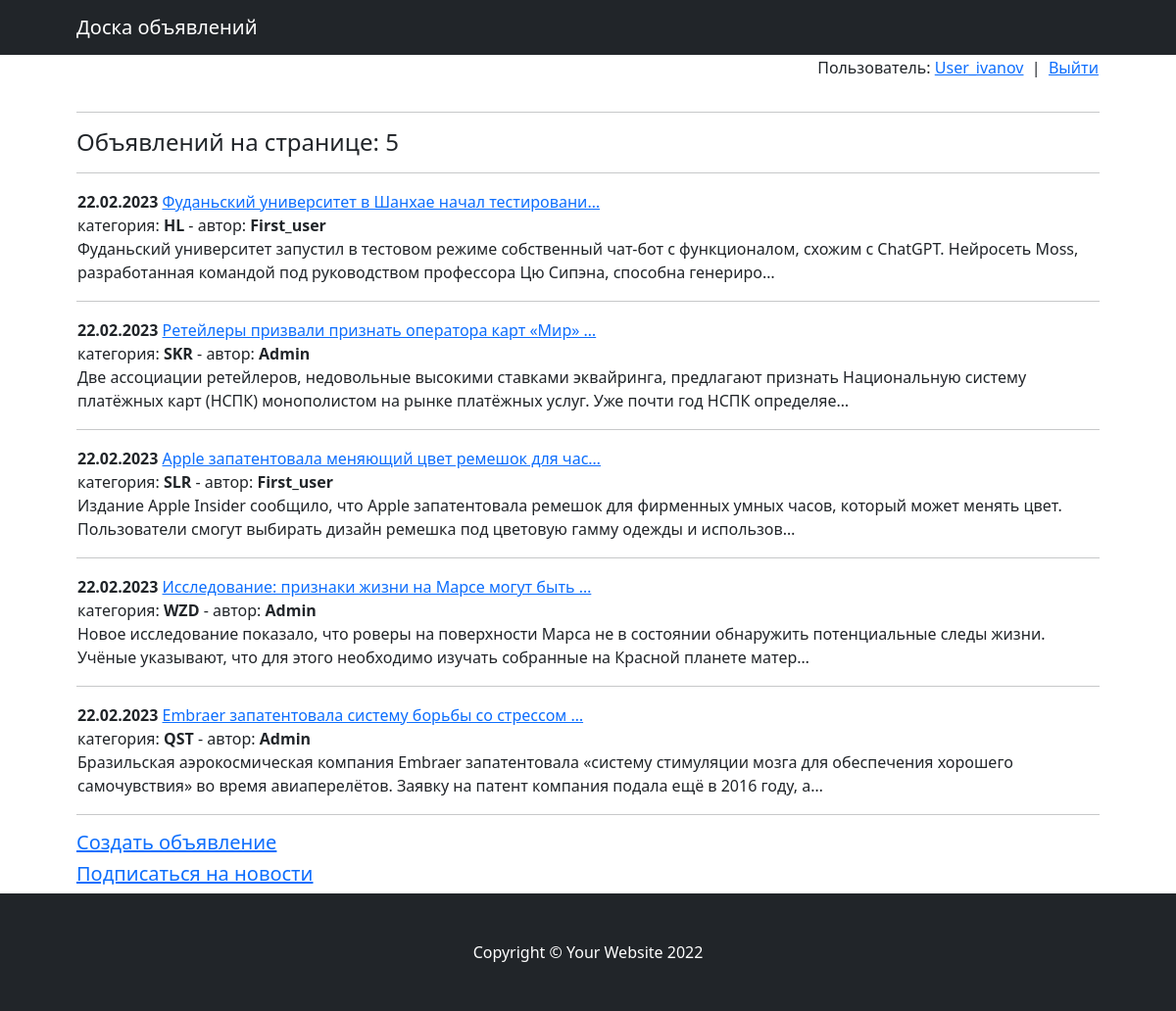
The page /board/ (signed in) on the database its author committed.
### board/models.py (models this page shows, shortened)
class Posts(models.Model):
    author = models.ForeignKey(Authors, null=True, on_delete=models.CASCADE)
    post_title = models.CharField(max_length=100, default='')
    post_text = models.TextField(default='')
    date_create = models.DateTimeField(auto_now_add=True)
    name_category = models.CharField(max_length=5, choices=resource.CATEGORIES_SELECT, default='')

class Authors(models.Model):
    user = models.ForeignKey(User, on_delete=models.CASCADE, blank=True, null=True)
    rate = models.IntegerField(default=0)
    subscribers = models.BooleanField(default=False)

### board/views.py (the view)
# urls.py: path('', PostsList.as_view(), name='posts_list'),
class PostsList(ListView):
    model = Posts
    ordering = '-date_create'
    template_name = 'board.html'
    context_object_name = 'posts'
    def get_context_data(self, **kwargs):
        context = super().get_context_data(**kwargs)
        context['is_not_authors'] = not self.request.user.groups.filter(name='authors').exists()
        return context

### templates/board.html (shortened to what this page needs)
{% extends 'flatpages/default.html' %}
{% block content %}
{% include 'auth.html' %}
<hr>
<h4> Объявлений на странице: {{ posts|length }} </h4>
<hr>
    {% if posts %}
        {% for post in posts %}
        <table border = 0 width = 100%>
            <tr>
                <td align="left">
                    <b>{{ post.date_create|date:'d.m.Y' }}</b>
                    <a href="/board/{{post.pk}}">{{ post.post_title|truncatechars:50 }}</a>
                    <br>
                    категория: <b>{{ post.name_category }}</b> - автор: <b>{{ post.author.user.username }}</b>
                    <br>
                    {{ post.post_text|truncatechars:200 }}
                </td>
            </tr>
        </table>
        <hr>
        {% endfor %}
    {% else %}
        <h2>Новостей нет</h2>
    {% endif %}
    {% if user.is_authenticated %}
        <h5><a href="create/{{ post.id }}">Создать объявление</a></h5>
        {% if portal_user.subscribers %}
            <h5><a href="unsubscribe/">Отписаться от новостей</a></h5>
        {% else %}
            <h5><a href="subscribe/">Подписаться на новости</a></h5>
        {% endif %}
    {% endif %}
{% endblock content %}

### templates/auth.html
<table width="100%" border="0">
        <tr>
            <td align="right">
                {% if request.user.username %}
                <p>Пользователь: <a href="/welcome/">{{request.user.username}}</a> &nbsp|&nbsp <a href="/sign/logout/">Выйти</a>
                {% else %}
                <a href="/sign/login"> Войти в систему </a> | <a href="/sign/signup"> Регистрация </a>
                {% endif %}
            </td>
        </tr>
    </table>

### rows shown on the page
Posts: date_create "22.02.2023", post_title "Фуданьский университет в Шанхае начал тестировани…", name_category "HL", author.user.username "First_user", post_text "Фуданьский университет запустил в тестовом режиме собственный чат-бот с функционалом, схожим с ChatGPT. Нейросеть Moss, разработанная командой под руководством профессора Цю Сипэна, способна генериро…"
Posts: date_create "22.02.2023", post_title "Ретейлеры призвали признать оператора карт «Мир» …", name_category "SKR", author.user.username "Admin", post_text "Две ассоциации ретейлеров, недовольные высокими ставками эквайринга, предлагают признать Национальную систему платёжных карт (НСПК) монополистом на рынке платёжных услуг. Уже почти год НСПК определяе…"
Posts: date_create "22.02.2023", post_title "Apple запатентовала меняющий цвет ремешок для час…", name_category "SLR", author.user.username "First_user", post_text "Издание Apple Insider сообщило, что Apple запатентовала ремешок для фирменных умных часов, который может менять цвет. Пользователи смогут выбирать дизайн ремешка под цветовую гамму одежды и использов…"
Posts: date_create "22.02.2023", post_title "Исследование: признаки жизни на Марсе могут быть …", name_category "WZD", author.user.username "Admin", post_text "Новое исследование показало, что роверы на поверхности Марса не в состоянии обнаружить потенциальные следы жизни. Учёные указывают, что для этого необходимо изучать собранные на Красной планете матер…"
Posts: date_create "22.02.2023", post_title "Embraer запатентовала систему борьбы со стрессом …", name_category "QST", author.user.username "Admin", post_text "Бразильская аэрокосмическая компания Embraer запатентовала «систему стимуляции мозга для обеспечения хорошего самочувствия» во время авиаперелётов. Заявку на патент компания подала ещё в 2016 году, а…"

### other values the page prints
{{ request.user.username }} "User_ivanov"
{{ posts|length }} "5"
